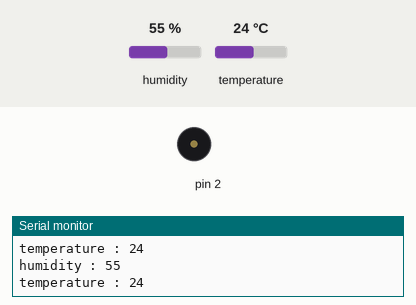
Simulated run of this sketch. Board: Arduino Uno, built with avr-gcc and run on an emulated ATmega328P. Parts: buzzer (waves = sounding), the last lines printed to the serial monitor. Inputs (shaded band) come from the test bench; at power-on: temperature 24 °C, humidity 55 %.

Above: at 2.8 s.
2.9 s: temperature set to 27 °C
At 4.19 s:
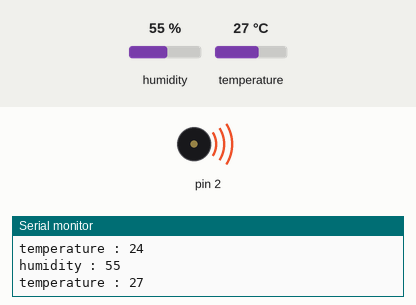
7.1 s: temperature set to 12 °C
At 7.8 s:
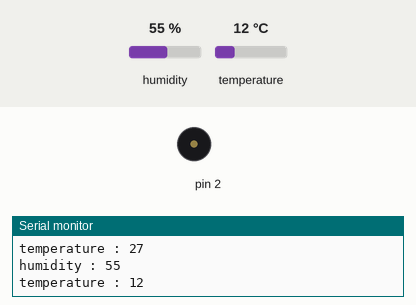
Timing chart, 0 to 10.1 s (numbered marks = the images above; inputs shaded):
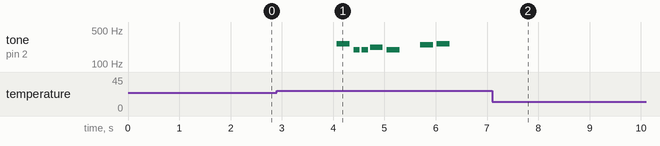

Measured:
- the behaviour switches between 25 and 26 °C on temperature (found by bisection; images 0 and 1)
- after the input at 2.9 s, tone on pin 2: plays 262 Hz for 0.25 s, 196 Hz for 0.13 s, 196 Hz for 0.13 s, 220 Hz for 0.25 s, 196 Hz for 0.25 s, 247 Hz for 0.25 s … (7 notes in this stretch), starting after 1.2 s
- after the input at 7.1 s, tone on pin 2: stops changing and stays silent

The sketch:

hum_temp_advanced.ino
```cpp
#include <DHT.h>
#include "pitches.h"

#define DHTPIN A1
#define DHTTYPE DHT11

DHT dht(DHTPIN, DHTTYPE);

int melody[] = {
  NOTE_C4, NOTE_G3, NOTE_G3, NOTE_A3, NOTE_G3, 0, NOTE_B3, NOTE_C4
};

// note durations: 4 = quarter note, 8 = eighth note, etc.:
int noteDurations[] = {
  4, 8, 8, 4, 4, 4, 4, 4
};

void setup() {
  Serial.begin(9600);

}

void loop() {
  int h = dht.readHumidity();
  int t = dht.readTemperature();

  Serial.print("humidity : ");
  Serial.println(h);
  Serial.print("temperature : ");
  Serial.println(t);

  if(t > 25) melody_call();

  delay(1000);

}

void melody_call(){
  for (int thisNote = 0; thisNote < 8; thisNote++) {

    // to calculate the note duration, take one second divided by the note type.
    //e.g. quarter note = 1000 / 4, eighth note = 1000/8, etc.
    int noteDuration = 1000 / noteDurations[thisNote];
    tone(2, melody[thisNote], noteDuration);

    // to distinguish the notes, set a minimum time between them.
    // the note's duration + 30% seems to work well:
    int pauseBetweenNotes = noteDuration * 1.30;
    delay(pauseBetweenNotes);
    // stop the tone playing:
    noTone(2);
  }
}
```

pitches.h
```cpp
/*************************************************
 * Public Constants
 *************************************************/

#define NOTE_B0  31
#define NOTE_C1  33
#define NOTE_CS1 35
#define NOTE_D1  37
#define NOTE_DS1 39
#define NOTE_E1  41
#define NOTE_F1  44
#define NOTE_FS1 46
#define NOTE_G1  49
#define NOTE_GS1 52
#define NOTE_A1  55
#define NOTE_AS1 58
#define NOTE_B1  62
#define NOTE_C2  65
#define NOTE_CS2 69
#define NOTE_D2  73
#define NOTE_DS2 78
#define NOTE_E2  82
#define NOTE_F2  87
#define NOTE_FS2 93
#define NOTE_G2  98
#define NOTE_GS2 104
#define NOTE_A2  110
#define NOTE_AS2 117
#define NOTE_B2  123
#define NOTE_C3  131
#define NOTE_CS3 139
#define NOTE_D3  147
#define NOTE_DS3 156
#define NOTE_E3  165
#define NOTE_F3  175
#define NOTE_FS3 185
#define NOTE_G3  196
#define NOTE_GS3 208
#define NOTE_A3  220
#define NOTE_AS3 233
#define NOTE_B3  247
#define NOTE_C4  262
#define NOTE_CS4 277
#define NOTE_D4  294
#define NOTE_DS4 311
#define NOTE_E4  330
#define NOTE_F4  349
#define NOTE_FS4 370
#define NOTE_G4  392
#define NOTE_GS4 415
#define NOTE_A4  440
#define NOTE_AS4 466
#define NOTE_B4  494
#define NOTE_C5  523
#define NOTE_CS5 554
#define NOTE_D5  587
#define NOTE_DS5 622
#define NOTE_E5  659
#define NOTE_F5  698
#define NOTE_FS5 740
#define NOTE_G5  784
#define NOTE_GS5 831
#define NOTE_A5  880
#define NOTE_AS5 932
#define NOTE_B5  988
#define NOTE_C6  1047
#define NOTE_CS6 1109
#define NOTE_D6  1175
#define NOTE_DS6 1245
#define NOTE_E6  1319
#define NOTE_F6  1397
#define NOTE_FS6 1480
#define NOTE_G6  1568
#define NOTE_GS6 1661
#define NOTE_A6  1760
#define NOTE_AS6 1865
#define NOTE_B6  1976
#define NOTE_C7  2093
#define NOTE_CS7 2217
#define NOTE_D7  2349
#define NOTE_DS7 2489
#define NOTE_E7  2637
#define NOTE_F7  2794
#define NOTE_FS7 2960
#define NOTE_G7  3136
#define NOTE_GS7 3322
#define NOTE_A7  3520
#define NOTE_AS7 3729
#define NOTE_B7  3951
#define NOTE_C8  4186
#define NOTE_CS8 4435
#define NOTE_D8  4699
#define NOTE_DS8 4978
```
